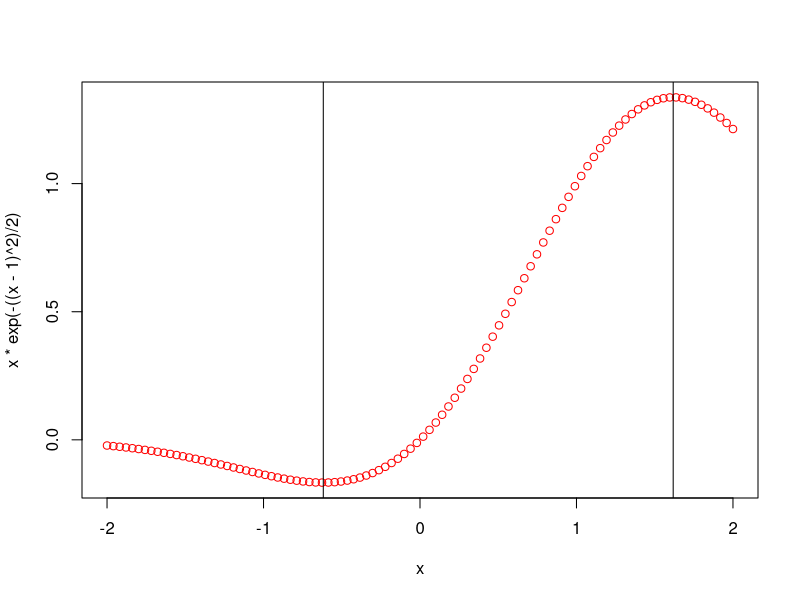

Recreate this plot in R.
x=seq(-2,2,length.out = 100)

v_max=(1+sqrt(5))/2
v_min=(1-sqrt(5))/2
m=c(v_max,v_min)
plot (x,x*exp(-((x-1)**2)/2), col='red')


abline(v=m)
